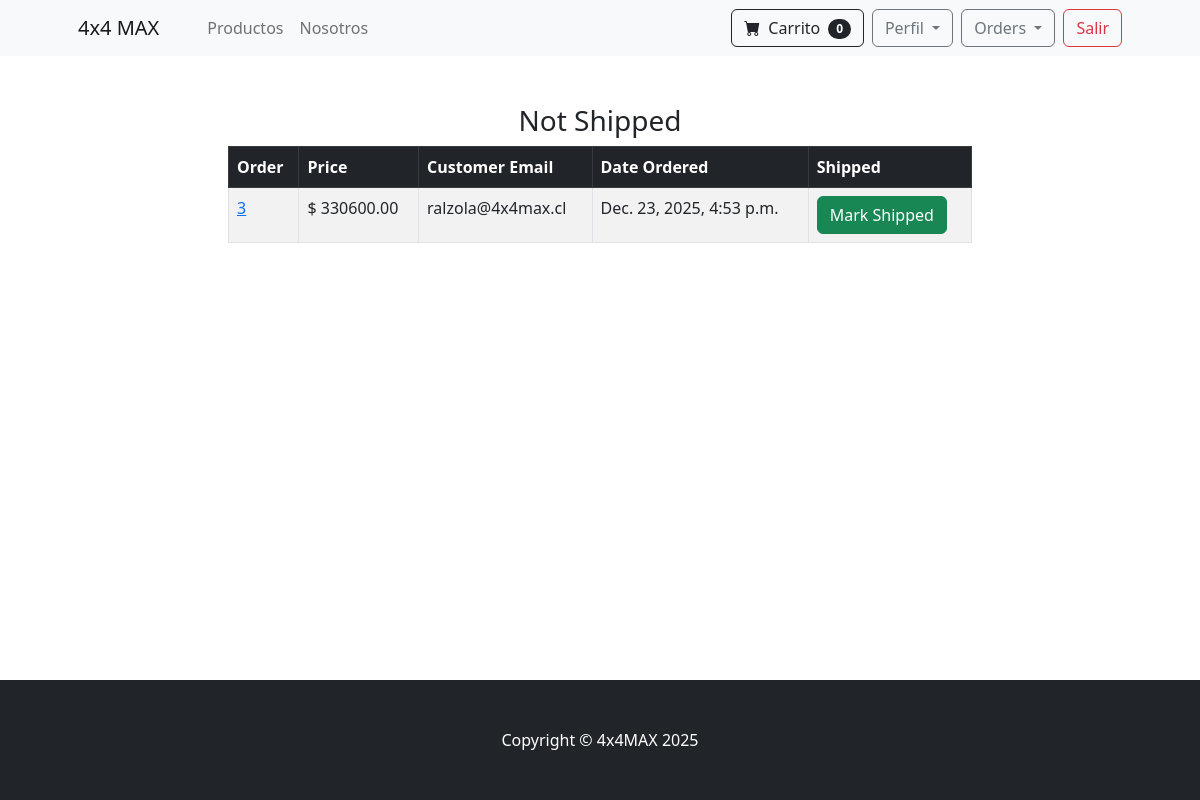
Before: /payment/not_shipped_dash (signed in) with the older database file.
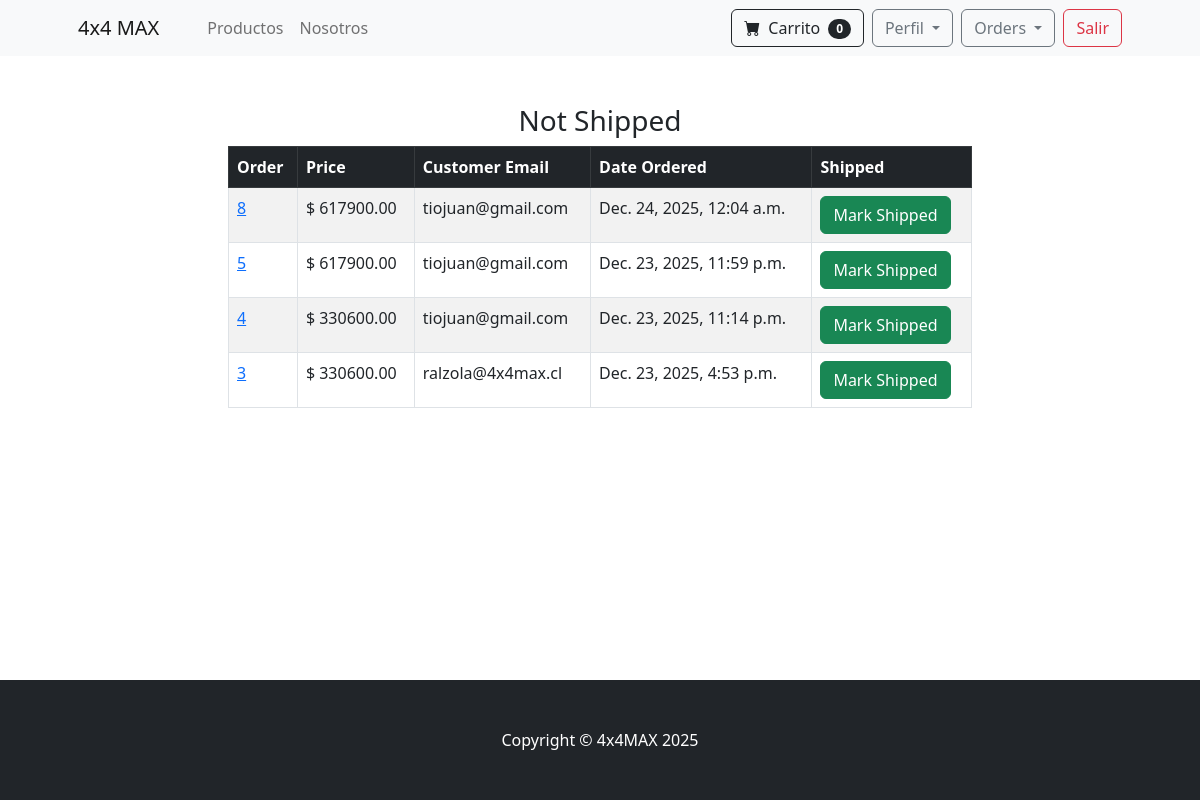
After: the same page with the newer database file.
### payment/models.py (models this page shows, shortened)
class Order(models.Model):
    user = models.ForeignKey(User, on_delete=models.CASCADE, null=True, blank=True)
    full_name = models.CharField(max_length=250)
    email = models.EmailField(max_length=250)
    phone = models.CharField(max_length=20)
    shipping_address = models.TextField(max_length=15000)
    workshop = models.ForeignKey('workshop.Workshop', on_delete=models.SET_NULL, null=True, blank=True)
    amount_pay = models.DecimalField(max_digits=10, decimal_places=2)
    date_order = models.DateTimeField(auto_now_add=True)
    shipped = models.BooleanField(default=False)
    date_shipped = models.DateTimeField(blank=True, null=True)
    has_international_items = models.BooleanField(default=False)
    buy_order = models.CharField(max_length=50, unique=True, null=True, blank=True, db_index=True)
    transaction_date = models.DateTimeField(null=True, blank=True)
    authorization_code = models.CharField(max_length=50, null=True, blank=True)
    payment_type_code = models.CharField(max_length=10, null=True, blank=True)  # VD, VN, etc.
    installments_number = models.IntegerField(null=True, blank=True)
    card_number = models.CharField(max_length=20, null=True, blank=True)  # últimos 4 dígitos
    session_id = models.CharField(max_length=100, null=True, blank=True)
    accounting_date = models.CharField(max_length=10, null=True, blank=True)
    transaction_status = models.CharField(max_length=50, null=True, blank=True)
    class Meta:
        ordering = ['-date_order']

### payment/views.py (the view, shortened to what this page needs)
# urls.py: path('not_shipped_dash', views.not_shipped_dash, name='not_shipped_dash'),
def not_shipped_dash(request):
    if request.user.is_authenticated and request.user.is_superuser:
        orders = Order.objects.filter(shipped=False)
        return render(request, "payment/not_shipped_dash.html", {'orders': orders})
    else:
        messages.success(request, "Access Denied.")
        return redirect('home')

### cart/cart.py (called while the page is built)
    def __len__(self):
        return len(self.cart)

### cart/context_processor.py (called while the page is built)
def cart(request):
    return {'cart': Cart(request)}

### payment/templates/payment/not_shipped_dash.html (shortened to what this page needs)
{% extends 'base.html' %}
{% block content %}
        <div class="container">
            <div class="row">
                <center>
                    <div class="col-8">
                        <br/><br/>
<h3>Not Shipped</h3>
<table class="table table-striped table-hover table-bordered">
  <thead class="table-dark">
    <tr>
      <th scope="col">Order</th>
      <th scope="col">Price</th>
      <th scope="col">Customer Email</th>
      <th scope="col">Date Ordered</th>
      <th scope="col">Shipped</th>
    </tr>
  </thead>
  <tbody>
    {% for item in orders %}
    <tr>
      <td><a href="{% url 'orders' item.id %}">{{ item.id }}</a></td>
      <td>$ {{ item.amount_pay }}</td>
      <td>{{ item.email }}</td>
      <td>{{ item.date_order }}</td>
      <td>
        <form method="POST">
          <button type="submit" class="btn btn-success btn-small">Mark Shipped</button>
        </form>
      </td>
    </tr>
    {% endfor %}
  </tbody>
</table>
<br/><br/>
                       </div>
                </center>
        </div>
{% endblock %}

### store/templates/base.html (shortened to what this page needs)
{% load static %}
<!DOCTYPE html>
<html lang="en">
    <head>
        <link href="https://cdn.jsdelivr.net/npm/bootstrap-icons@1.5.0/font/bootstrap-icons.css" rel="stylesheet" />
        <link href="{% static 'css/styles.css' %}" rel="stylesheet" />
    </head>
    <body>
        <div class="page-wrapper">
            {% include 'navbar.html' %}
            <main class="content">
                {% block content %}
                {% endblock %}
            </main>
            <footer class="py-5 bg-dark">
                <div class="container">
                    <p class="m-0 text-center text-white">Copyright &copy; 4x4MAX 2025</p>
                </div>
            </footer>
        </div>
    </body>
</html>

### store/templates/navbar.html (shortened to what this page needs)
<nav class="navbar navbar-expand-lg navbar-light bg-light">
    <div class="container px-4 px-lg-5">
        <a class="navbar-brand" href="{% url 'home' %}">4x4 MAX</a>
        <div class="collapse navbar-collapse" id="navbarSupportedContent">
            <ul class="navbar-nav me-auto mb-2 mb-lg-0 ms-lg-4">
                <li class="nav-item">
                    <a class="nav-link" href="{% url 'all_products' %}">Productos</a>
                </li>
                <li class="nav-item"><a class="nav-link" href="{% url 'about' %}">Nosotros</a></li>
            </ul>
<div class="d-flex ms-auto align-items-center">
    <a href="{% url 'cart_summary' %}" class="btn btn-outline-dark me-2">
        <i class="bi-cart-fill me-1"></i>
        Carrito
        <span class="badge bg-dark text-white ms-1 rounded-pill" id="cart_quantity">
            {{ cart|length }}
        </span>
    </a>
    {% if user.is_authenticated %}
        <div class="dropdown me-2">
            <button class="btn btn-outline-secondary dropdown-toggle" type="button" data-bs-toggle="dropdown" aria-expanded="false">
                Perfil
            </button>
        </div>
        {% if user.is_superuser %}
        <div class="dropdown me-2">
            <button class="btn btn-outline-secondary dropdown-toggle" type="button" data-bs-toggle="dropdown" aria-expanded="false">
                Orders
            </button>
        </div>
        {% endif %}
        <a href="{% url 'logout' %}" class="btn btn-outline-danger">Salir</a>
    {% else %}
        <a href="{% url 'login' %}" class="btn btn-outline-primary me-2">Ingresar</a>
        <a href="{% url 'register' %}" class="btn btn-outline-success">Registrate</a>
    {% endif %}
</div>
        </div>
    </div>
</nav>

### store/templates/base.html (style rules this page uses)
html, body { height: 100%; margin: 0; }
.page-wrapper { display: flex; flex-direction: column; min-height: 100vh; }
main.content { flex: 1; }

Changed rows visible on the page:
added Order: id "8", amount_pay "617900.00", email "tiojuan@gmail.com", date_order "Dec. 24, 2025, 12:04 a.m."
added Order: id "5", amount_pay "617900.00", email "tiojuan@gmail.com", date_order "Dec. 23, 2025, 11:59 p.m."
added Order: id "4", amount_pay "330600.00", email "tiojuan@gmail.com", date_order "Dec. 23, 2025, 11:14 p.m."
